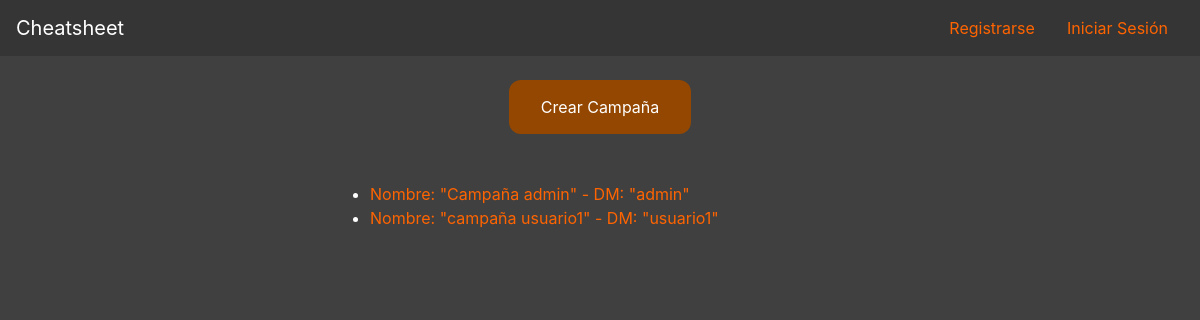
Screenshot of /hojapersonaje/campanas/ with the database file from the repository.
### hojapersonaje/models.py (models this page shows, shortened)
class Campaña(models.Model):
	idCam = models.AutoField(primary_key=True)
	nomCam = models.CharField(max_length=100)
	desCam = models.CharField(max_length=5000)
	usuCam = models.ForeignKey(Perfil, on_delete=models.CASCADE, blank=True, null=True)
	finiCam = models.DateField(auto_now_add=True)
	ffinCam = models.DateField(blank=True, null=True)
	estCam = models.CharField(max_length=20, choices=estado, default=SCO)

class Perfil(models.Model):
	user = models.OneToOneField(User, on_delete=models.CASCADE)
	imgPer = models.ImageField(upload_to='avatar', blank=True)
	def __str__(self):
		return str(self.user.username)

### hojapersonaje/views.py (the view)
# urls.py: path('campanas/', Campañas.as_view(), name='campañas'),
class Campañas(ListView):
	model = Campaña
	template_name="hojapersonaje/campañas.html"

### hojapersonaje/templates/hojapersonaje/campañas.html (shortened to what this page needs)
{% extends "plantilla_base.html" %}
{% block content %}
	<div class="container">
		<div class="row justify-content-center" id="unico">
			<div class="col-5">
				<button onclick="location.href='{% url 'campanasadd' %}'">Crear Campaña</button>
			</div>
		</div>
	</div>
	<div class="container">
		<div class="row justify-content-center">
			<div class="col-6">
				<ul>
					{% for campaña in object_list %}
						<li><a href="/hojapersonaje/campanasdetail/{{ campaña.pk }}">Nombre: "{{campaña.nomCam}}" - DM: "{{ campaña.usuCam }}"</a></li>
					{% endfor %}
				</ul>
			</div>
		</div>
	</div>
{% endblock %}

### hojapersonaje/static/css/Plantilla.css (style rules this page uses)
a { color: #ff6400; }
button { background-color: #934700; border: none; color: white; padding: 15px 32px; border-radius: 12px; }
#unico { justify-content: space-around; text-align: center; }

### rows the page displays
Campaña: nomCam "Campaña admin", usuCam "admin"
Campaña: nomCam "campaña usuario1", usuCam "usuario1"
